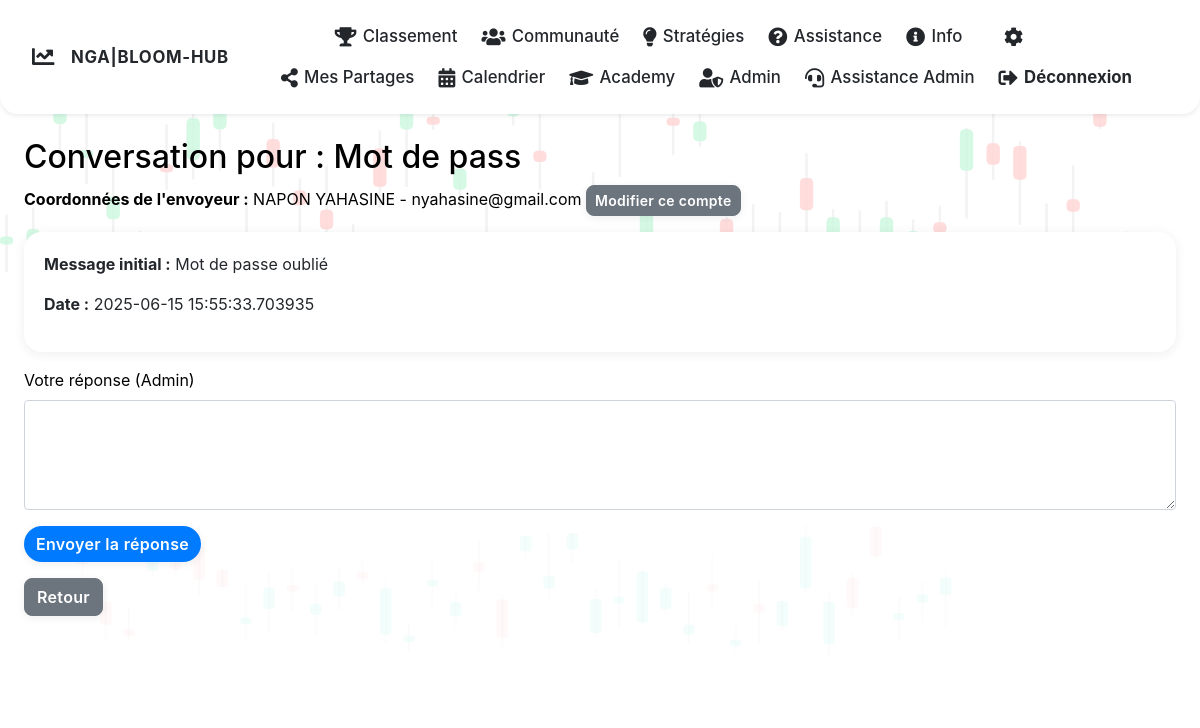
The page /conversation/5 (signed in) on the database its author committed.
### main.py (models this page shows, shortened)
class AssistanceMessage(db.Model):
    __tablename__ = 'assistance_messages'
    id = db.Column(db.Integer, primary_key=True)
    sujet = db.Column(db.String(100), nullable=False)
    message = db.Column(db.Text, nullable=False)
    user_id = db.Column(db.Integer, db.ForeignKey('users.id'), nullable=False)
    date_creation = db.Column(db.DateTime, default=datetime.utcnow)
    replies = db.relationship('AssistanceReply', backref='assistance_message', lazy=True)

class User(db.Model):
    __tablename__ = 'users'
    id = db.Column(db.Integer, primary_key=True)
    prenom = db.Column(db.String(50), nullable=False)
    nom = db.Column(db.String(50), nullable=False)
    email = db.Column(db.String(100), unique=True, nullable=False)
    password = db.Column(db.String(200), nullable=False)
    pays = db.Column(db.String(50), nullable=True)
    is_admin = db.Column(db.Boolean, default=False)
    participate = db.Column(db.Boolean, default=False)
    assistance_messages = db.relationship('AssistanceMessage', backref='user', lazy=True)
    reflections = db.relationship('ReflectionEntry', backref='user', lazy=True)
    likes = db.relationship('Like', backref='user', lazy=True)
    groups_owned = db.relationship('Group', backref='owner', lazy=True)
    group_memberships = db.relationship('GroupMember', backref='user', lazy=True)
    group_messages = db.relationship('GroupMessage', backref='user', lazy=True)
    strategies = db.relationship('Strategy', backref='user', lazy=True)

### main.py (the view, shortened to what this page needs)
@app.route('/conversation/<int:msg_id>', methods=['GET', 'POST'])
def conversation_detail(msg_id):
    if 'user_id' not in session or not session.get('is_admin'):
        flash("Accès refusé.")
        return redirect(url_for('login'))
    msg = AssistanceMessage.query.get(msg_id)
    if not msg:
        flash("Message introuvable.")
        return redirect(url_for('admin_assistance'))
    return render_template('conversation_detail.html', msg=msg)

### main.py (called while the page is built)
@app.context_processor
def inject_site_name():
    return {'site_name': 'NGA|BLOOM-HUB'}

### templates/conversation_detail.html (shortened to what this page needs)
{% extends "base.html" %}
{% block content %}
<h2>Conversation pour : {{ msg.sujet }}</h2>
<p>
  <strong>Coordonnées de l'envoyeur :</strong>
  {{ msg.user.prenom }} {{ msg.user.nom }} - {{ msg.user.email }}
  <a href="{{ url_for('edit_user', user_id=msg.user.id) }}" class="btn btn-sm btn-secondary">Modifier ce compte</a>
</p>
<div class="card mb-3">
  <div class="card-body">
    <p><strong>Message initial :</strong> {{ msg.message }}</p>
    <p><strong>Date :</strong> {{ msg.date_creation }}</p>
  </div>
</div>
<form method="POST">
  <div class="form-group">
    <label for="reply">Votre réponse (Admin)</label>
    <textarea class="form-control" name="reply" rows="4" required></textarea>
  </div>
  <button type="submit" class="btn btn-primary">Envoyer la réponse</button>
</form>
<a href="{{ url_for('admin_assistance') }}" class="btn btn-secondary mt-3">Retour</a>
{% endblock %}

### static/css/style.css (style rules this page uses)
body { background: none; }
body:not(.dark-theme) { background-color: white; color: black; }
.card, .list-group-item, .table { border-radius: 18px !important; box-shadow: 0 4px 24px rgba(0,0,0,0.13), 0 1.5px 8px #007bff11; background: #23272b; color: #fff; border: none !important; transition: box-shadow 0.18s, transform 0.18s; }
body:not(.dark-theme) .card, body:not(.dark-theme) .list-group-item, body:not(.dark-theme) .table { background: #fff; color: #23272b; }
.btn, .btn-primary, .btn-success, .btn-danger { border-radius: 8px; font-weight: 600; letter-spacing: 0.02em; box-shadow: 0 2px 8px rgba(0,0,0,0.07); transition: background 0.18s, color 0.18s, box-shadow 0.18s; }
.btn-primary { background: #007bff; color: #fff; border: none; }
body { background: #f8f9fa; color: #23272b; }
.card { border-radius: 1rem; box-shadow: 0 2px 12px rgba(0,0,0,0.07); transition: box-shadow 0.2s; }
.btn-success, .btn-primary { border-radius: 20px; font-weight: 600; }

### rows shown on the page
AssistanceMessage: sujet "Mot de pass", message "Mot de passe oublié", date_creation "2025-06-15 15:55:33.703935"
User: user.prenom "NAPON", user.nom "YAHASINE", user.email "nyahasine@gmail.com"

### other values the page prints
{{ site_name }} "NGA|BLOOM-HUB"
